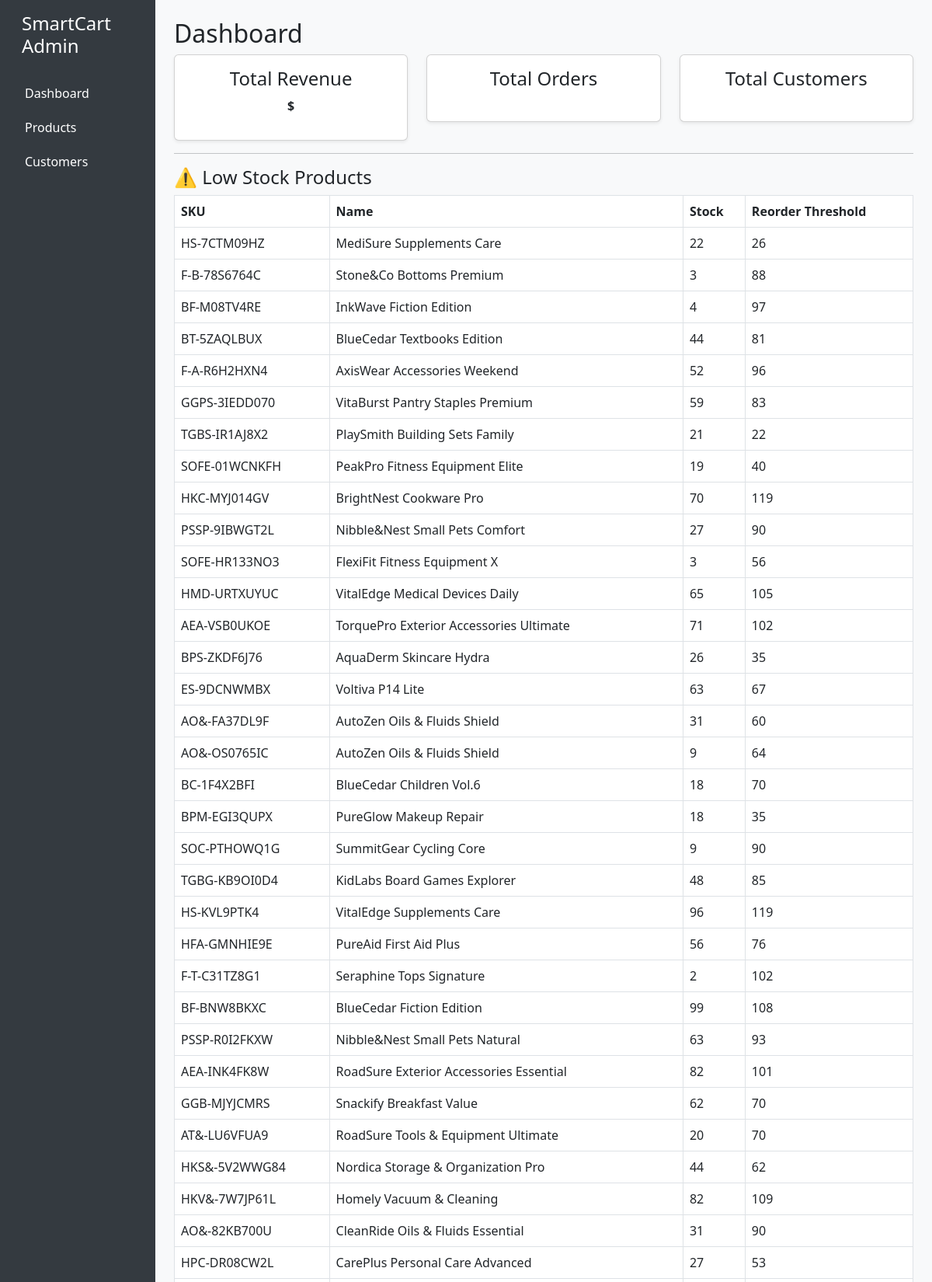
The app's page /adminpanel/ (signed in, upper part) with its own data.
### storefront/models.py (models this page shows, shortened)
class Product(models.Model):
    sku = models.CharField(max_length=40, unique=True, db_index=True)  # maps "SKU code"
    name = models.CharField(max_length=200)                            # maps "Product name"
    description = models.TextField(blank=True)                         # maps "Product description"
    category = models.ForeignKey(Category, on_delete=models.CASCADE)    # maps "Product Category"
    subcategory = models.CharField(max_length=150, blank=True)         # maps "Product Subcategory"
    stock = models.IntegerField(default=0)                             # maps "Quantity on hand"
    reorder_threshold = models.IntegerField(default=5)                 # maps "Reorder Quantity"
    price = models.DecimalField(max_digits=10, decimal_places=2)       # maps "Unit price"
    rating = models.FloatField(default=0)                              # maps "Product rating"
    image = models.ImageField(upload_to='products/', blank=True, null=True, default='products/default-product.png')
    class Meta:
        ordering = ['-id']
        verbose_name = "Product"
        verbose_name_plural = "Products"

### adminpanel/views.py (the view)
# urls.py: path('', views.dashboard_view, name='dashboard'),
@staff_member_required
def dashboard_view(request):
    total_products = Product.objects.count()
    avg_price = Product.objects.aggregate(Avg('price'))['price__avg'] or 0
    avg_rating = Product.objects.aggregate(Avg('rating'))['rating__avg'] or 0
    low_stock_products = Product.objects.filter(stock__lte=F('reorder_threshold'))
    context = {
        'total_products': total_products,
        'avg_price': avg_price,
        'avg_rating': avg_rating,
        'low_stock_products': low_stock_products,
    }
    return render(request, 'adminpanel/dashboard.html', context)

### storefront/views.py (called while the page is built)
def cart_count(request):
    cart = request.session.get('cart', {})
    total_items = sum(int(qty) for qty in cart.values())
    return {
        'cart_count': total_items
    }

### adminpanel/templates/adminpanel/dashboard.html (shortened to what this page needs)
{% extends "adminpanel/base.html" %}
{% block content %}
<h2>Dashboard</h2>
<div class="row text-center">
  <div class="col-md-4">
    <div class="card shadow-sm p-3">
      <h4>Total Revenue</h4>
      <p class="fw-bold">${{ total_revenue|floatformat:2 }}</p>
    </div>
  </div>
  <div class="col-md-4">
    <div class="card shadow-sm p-3">
      <h4>Total Orders</h4>
    </div>
  </div>
  <div class="col-md-4">
    <div class="card shadow-sm p-3">
      <h4>Total Customers</h4>
    </div>
  </div>
</div>
<hr>
<h4>⚠️ Low Stock Products</h4>
<table class="table table-hover table-bordered">
  <thead>
    <tr>
      <th>SKU</th>
      <th>Name</th>
      <th>Stock</th>
      <th>Reorder Threshold</th>
    </tr>
  </thead>
  <tbody>
    {% for p in low_stock_products %}
    <tr>
      <td>{{ p.sku }}</td>
      <td>{{ p.name }}</td>
      <td>{{ p.stock }}</td>
      <td>{{ p.reorder_threshold }}</td>
    </tr>
    {% empty %}
    <tr><td colspan="4" class="text-center">No low-stock products 🎉</td></tr>
    {% endfor %}
  </tbody>
</table>
{% endblock %}

### adminpanel/templates/adminpanel/base.html (style rules this page uses)
body { background-color: #f8f9fa; }

### records on screen
Product: sku "HS-7CTM09HZ", name "MediSure Supplements Care", stock "22", reorder_threshold "26"
Product: sku "F-B-78S6764C", name "Stone&Co Bottoms Premium", stock "3", reorder_threshold "88"
Product: sku "BF-M08TV4RE", name "InkWave Fiction Edition", stock "4", reorder_threshold "97"
Product: sku "BT-5ZAQLBUX", name "BlueCedar Textbooks Edition", stock "44", reorder_threshold "81"
Product: sku "F-A-R6H2HXN4", name "AxisWear Accessories Weekend", stock "52", reorder_threshold "96"
Product: sku "GGPS-3IEDD070", name "VitaBurst Pantry Staples Premium", stock "59", reorder_threshold "83"
Product: sku "TGBS-IR1AJ8X2", name "PlaySmith Building Sets Family", stock "21", reorder_threshold "22"
Product: sku "SOFE-01WCNKFH", name "PeakPro Fitness Equipment Elite", stock "19", reorder_threshold "40"
Product: sku "HKC-MYJ014GV", name "BrightNest Cookware Pro", stock "70", reorder_threshold "119"
Product: sku "PSSP-9IBWGT2L", name "Nibble&Nest Small Pets Comfort", stock "27", reorder_threshold "90"
Product: sku "SOFE-HR133NO3", name "FlexiFit Fitness Equipment X", stock "3", reorder_threshold "56"
Product: sku "HMD-URTXUYUC", name "VitalEdge Medical Devices Daily", stock "65", reorder_threshold "105"
Product: sku "AEA-VSB0UKOE", name "TorquePro Exterior Accessories Ultimate", stock "71", reorder_threshold "102"
Product: sku "BPS-ZKDF6J76", name "AquaDerm Skincare Hydra", stock "26", reorder_threshold "35"
Product: sku "ES-9DCNWMBX", name "Voltiva P14 Lite", stock "63", reorder_threshold "67"
Product: sku "AO&-FA37DL9F", name "AutoZen Oils & Fluids Shield", stock "31", reorder_threshold "60"
Product: sku "AO&-OS0765IC", name "AutoZen Oils & Fluids Shield", stock "9", reorder_threshold "64"
Product: sku "BC-1F4X2BFI", name "BlueCedar Children Vol.6", stock "18", reorder_threshold "70"
Product: sku "BPM-EGI3QUPX", name "PureGlow Makeup Repair", stock "18", reorder_threshold "35"
Product: sku "SOC-PTHOWQ1G", name "SummitGear Cycling Core", stock "9", reorder_threshold "90"
Product: sku "TGBG-KB9OI0D4", name "KidLabs Board Games Explorer", stock "48", reorder_threshold "85"
Product: sku "HS-KVL9PTK4", name "VitalEdge Supplements Care", stock "96", reorder_threshold "119"
Product: sku "HFA-GMNHIE9E", name "PureAid First Aid Plus", stock "56", reorder_threshold "76"
Product: sku "F-T-C31TZ8G1", name "Seraphine Tops Signature", stock "2", reorder_threshold "102"
Product: sku "BF-BNW8BKXC", name "BlueCedar Fiction Edition", stock "99", reorder_threshold "108"
Product: sku "PSSP-R0I2FKXW", name "Nibble&Nest Small Pets Natural", stock "63", reorder_threshold "93"
Product: sku "AEA-INK4FK8W", name "RoadSure Exterior Accessories Essential", stock "82", reorder_threshold "101"
Product: sku "GGB-MJYJCMRS", name "Snackify Breakfast Value", stock "62", reorder_threshold "70"
Product: sku "AT&-LU6VFUA9", name "RoadSure Tools & Equipment Ultimate", stock "20", reorder_threshold "70"
Product: sku "HKS&-5V2WWG84", name "Nordica Storage & Organization Pro", stock "44", reorder_threshold "62"
Product: sku "HKV&-7W7JP61L", name "Homely Vacuum & Cleaning", stock "82", reorder_threshold "109"
Product: sku "AO&-82KB700U", name "CleanRide Oils & Fluids Essential", stock "31", reorder_threshold "90"
Product: sku "HPC-DR08CW2L", name "CarePlus Personal Care Advanced", stock "27", reorder_threshold "53"
